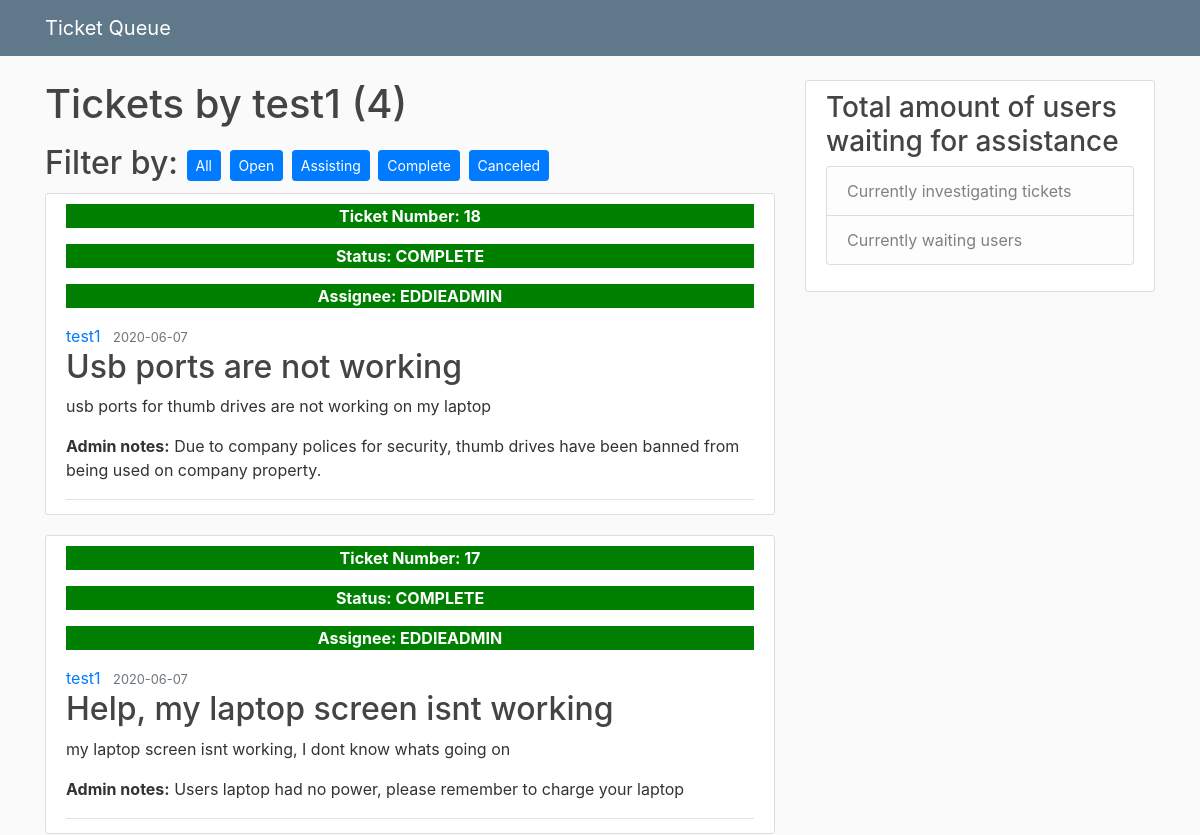
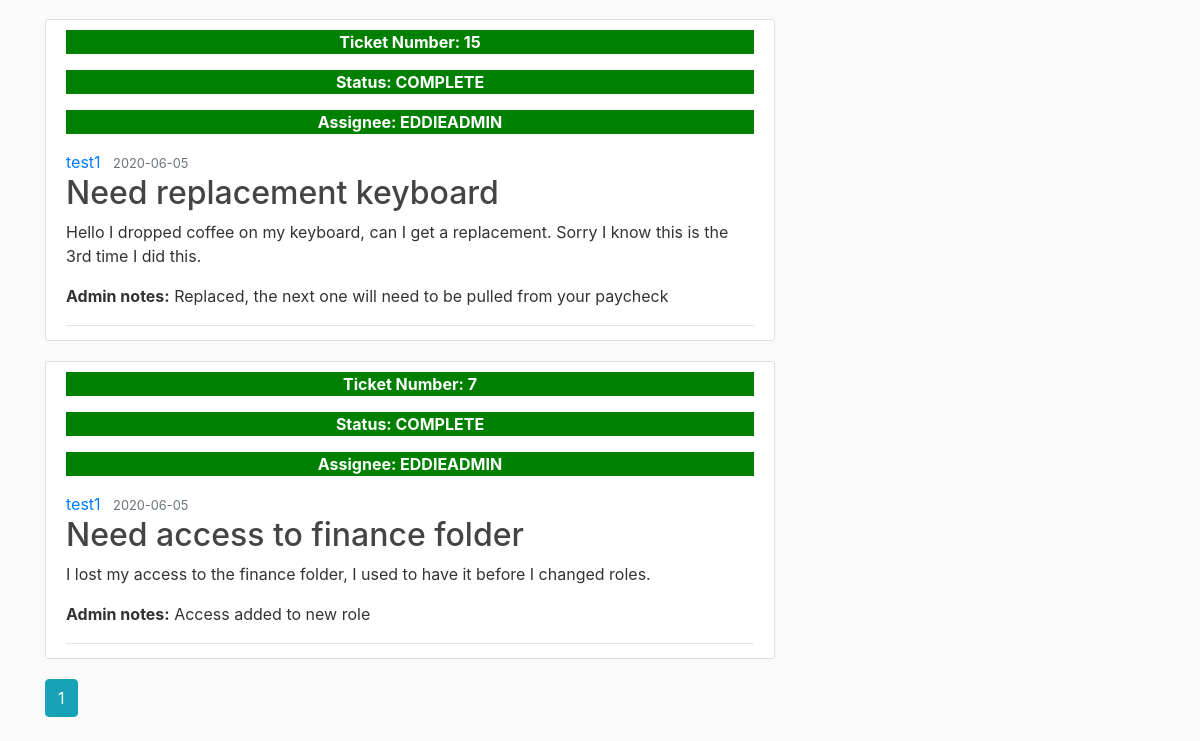
The app's page /user/test1/complete, older data (2 pictures, top to bottom).
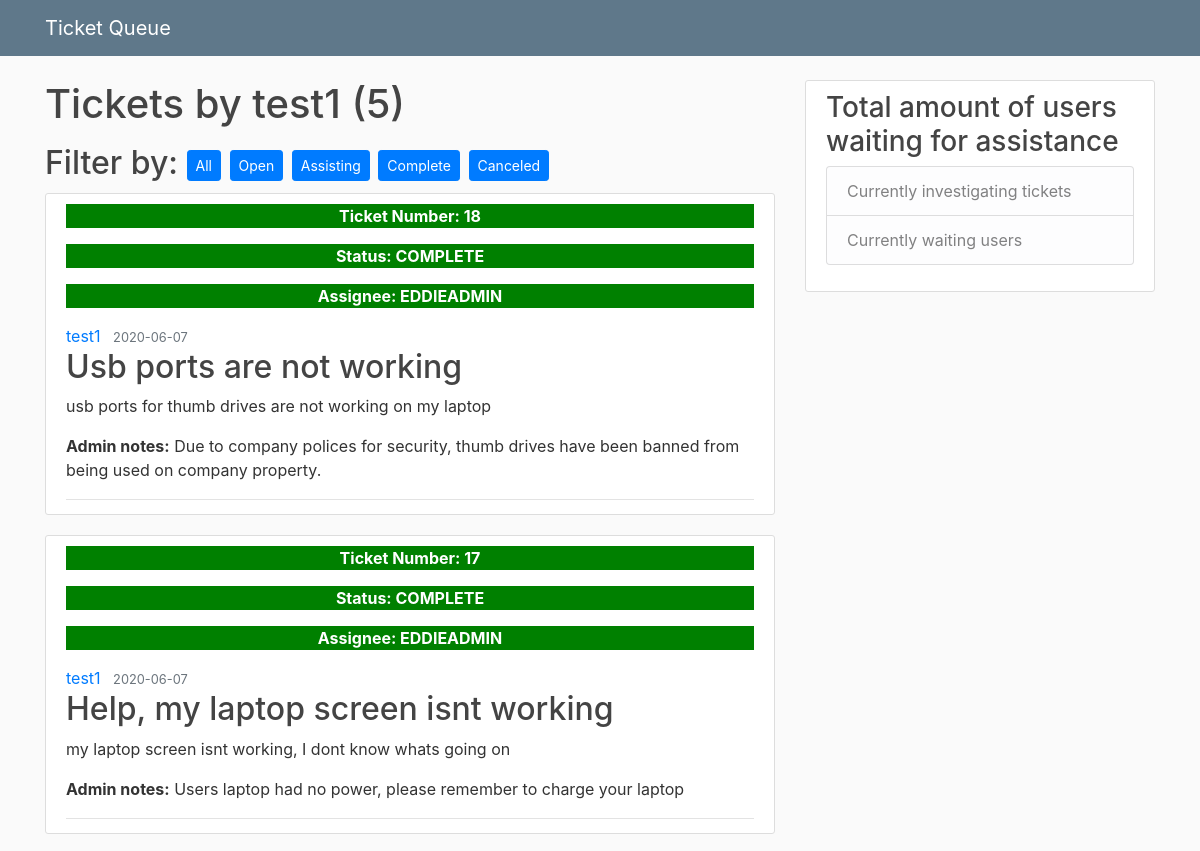
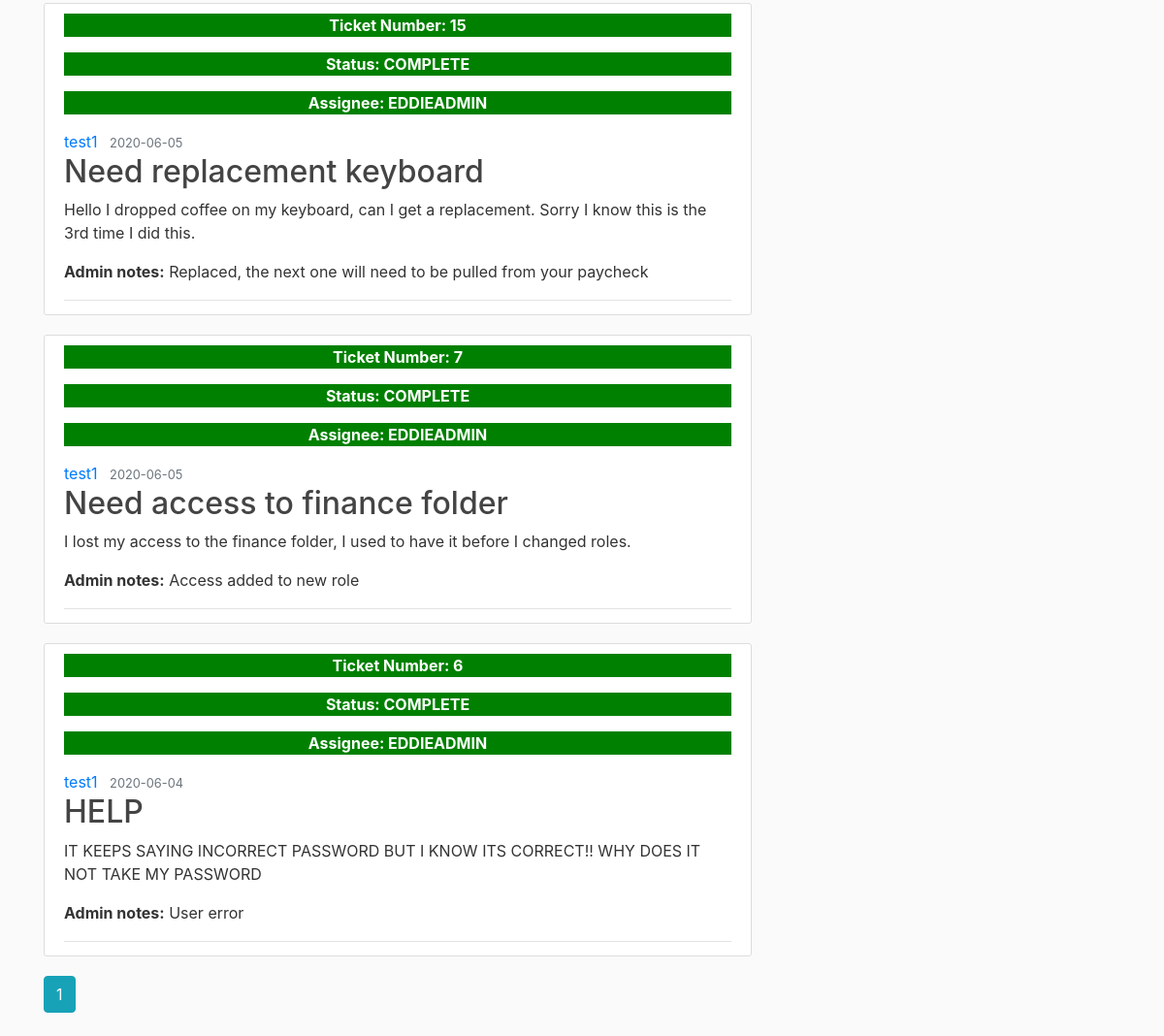
The same page, newer data (2 pictures, top to bottom).
### helpdeskqueue/models.py (models this page shows, shortened)
class Post(db.Model):
    id = db.Column(db.Integer, primary_key = True)
    title = db.Column(db.String(100), nullable = False)
    date_posted = db.Column(db.DateTime, nullable = False, default = datetime.utcnow)
    content = db.Column(db.Text, nullable = False)
    category = db.Column(db.Text, nullable = False)
    status = db.Column(db.Text, nullable = False)
    user_id = db.Column(db.Integer, db.ForeignKey('user.id'), nullable = False)
    notes = db.Column(db.String, nullable = True)
    assisted_by = db.Column(db.String, nullable = True)

class User(db.Model, UserMixin):
    id = db.Column(db.Integer, primary_key = True)
    username = db.Column(db.String(20), unique = True, nullable = False)
    user_type = db.Column(db.String(20), unique = True, nullable = False)
    email = db.Column(db.String(120), unique = True, nullable = False)
    password = db.Column(db.String(60), nullable = False)
    posts = db.relationship('Post', backref = 'author', lazy = True)

### helpdeskqueue/routes.py (the view)
@app.route("/user/<string:username>/complete")
def user_posts_complete(username):
    action = PageAction()
    page = request.args.get('page', 1, type = int)
    user = User.query.filter_by(username = username).first_or_404()
    posts = Post.query.filter_by(author = user, status = status[2])\
        .order_by(Post.date_posted.desc())\
        .paginate(page = page, per_page = 5)
    if posts.total == 0:
        flash('You currently have no completed tickets', 'info')
    return render_template('user_posts.html', posts = posts, user = user, status = status, action = action)

### helpdeskqueue/templates/user_posts.html (shortened to what this page needs)
{% extends 'layout.html' %}
{% block content %}
    <h1 class = "mb-3"> Tickets by {{ user.username }} ({{ posts.total }})</h1>
    <h2>Filter by:
    <a class = "btn btn-primary btn-sm mt-1 mb-1" href= "{{ url_for('user_posts', username = current_user.username)}}"> All</a>
    <a class = "btn btn-primary btn-sm mt-1 mb-1" href = "{{ url_for('user_posts_open', username = user.username) }}"> Open</a>
    <a class = "btn btn-primary btn-sm mt-1 mb-1" href = "{{ url_for('user_posts_assisting', username = user.username) }}"> Assisting</a>
    <a class = "btn btn-primary btn-sm mt-1 mb-1" href = "{{ url_for('user_posts_complete', username = user.username) }}"> Complete</a>
    <a class = "btn btn-primary btn-sm mt-1 mb-1" href = "{{ url_for('user_posts_canceled', username = user.username) }}"> Canceled</a>
    </h2>
    {% for post in posts.items %}
        <article class="media content-section">
            <div class="media-body">
            <div class="article-metadata">
                    {% if post.status == status[2] %}
                        <p style = "background-color: green; text-align: center; color: white" ><strong>Ticket Number: {{ post.id }}</strong></p>
                        <p style = "background-color: green; text-align: center; color: white" ><strong>Status: {{ post.status.upper() }}</strong></p>
                        <p style = "background-color: green; text-align: center; color: white"><strong>Assignee: {{ post.assisted_by.upper() }}</strong></p>
                    {% endif %}
                    <a class="mr-2" href="{{ url_for('user_posts', username = post.author.username) }}">{{ post.author.username }}</a>
                    <small class="text-muted">{{ post.date_posted.strftime('%Y-%m-%d') }}</small>
                    <h2><a class="article-title" href="{{ url_for('post', post_id = post.id) }}">{{ post.title }}</a></h2>
                    <p class="article-content">{{ post.content }}</p>
                    {% if post.notes %}
                    <p class="article-content"><strong>Admin notes:</strong> {{ post.notes }}</p>
                    {% endif %}
            </div>
            </div>
        </article>
    {% endfor %}
    {% for page_num in posts.iter_pages(left_edge = 1, right_edge = 1, left_current = 1, right_current =2)  %}
        {% if page_num %}
          {% if posts.page == page_num %}
            <a class = "btn btn-info mb-4" href = "{{ url_for('user_posts', username=user.username, page = page_num) }}">{{ page_num }}</a>
          {% else %}
            <a class = "btn btn-outline-info mb-4" href = "{{ url_for('user_posts', username=user.username, page = page_num) }}">{{ page_num }}</a>
          {% endif %}
        {% else %}
        ...
        {% endif %}
    {% endfor %}
{% endblock content %}

Row changes from the older to the newer data that the page shows:
now on this page (row edited): Post: id "6", status "COMPLETE", assisted_by "EDDIEADMIN", author.username "test1", date_posted "2020-06-04", title "HELP", content "IT KEEPS SAYING INCORRECT PASSWORD BUT I KNOW ITS CORRECT!! WHY DOES IT NOT TAKE MY PASSWORD", notes "User error"
Text that changed along with them:
{{ posts.total }}: "4" → "5"
